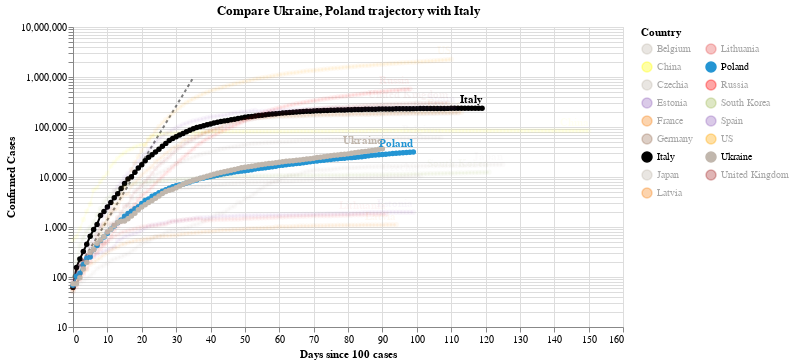

The notebook cell this image was saved under:
### Code cell
#hide_input
chart2 = make_since_chart(dff2, ['Ukraine', 'Poland'], baseline_countries)
chart2

### Figure 1 — Vega-Lite specification as saved in the notebook (floating-point values rounded to 4 significant figures; data arrays with more than 128 entries replaced by an {"elided": "..."} marker saying what was removed)
{"config": {"view": {"continuousWidth": 400, "continuousHeight": 300}}, "layer": [{"data": {"name": "data-628230001892d6798b50651be41d1b3e"}, "mark": {"type": "line", "color": "black", "opacity": 0.5, "strokeDash": [3, 3]}, "encoding": {"x": {"type": "quantitative", "field": "Days since 100 cases"}, "y": {"type": "quantitative", "field": "Confirmed Cases"}}}, {"data": {"name": "data-2f6817cfef0e8fa62a281af45e56b3cd"}, "mark": {"type": "line", "point": true}, "encoding": {"color": {"type": "nominal", "field": "Country", "legend": {"columns": 2}, "scale": {"domain": ["Belgium", "China", "Czechia", "Estonia", "France", "Germany", "Italy", "Japan", "Latvia", "Lithuania", "Poland", "Russia", "South Korea", "Spain", "US", "Ukraine", "United Kingdom"], "range": ["#C1B7AD", "yellow", "#C1B7AD", "#9467bd", "#F58518", "#9D755D", "black", "#C1B7AD", "#F58518", "#E45756", "#2495D3", "red", "#A1BA59", "#9467bd", "orange", "#C1B7AD", "brown"]}}, "opacity": {"condition": {"value": 1, "selection": "selector003"}, "value": 0.05}, "tooltip": [{"type": "nominal", "field": "Country"}, {"type": "temporal", "field": "Date"}, {"type": "quantitative", "field": "Confirmed Cases"}, {"type": "quantitative", "field": "Days since 100 cases"}], "x": {"type": "quantitative", "field": "Days since 100 cases"}, "y": {"type": "quantitative", "field": "Confirmed Cases", "scale": {"type": "log"}}}, "selection": {"selector003": {"type": "multi", "fields": ["Country"], "bind": "legend", "init": [{"Country": "Ukraine"}, {"Country": "Poland"}, {"Country": "Italy"}]}}, "width": 550}, {"data": {"name": "data-2f6817cfef0e8fa62a281af45e56b3cd"}, "mark": {"type": "text", "align": "right", "dy": -8, "fontWeight": "bold"}, "encoding": {"color": {"type": "nominal", "field": "Country", "legend": {"columns": 2}, "scale": {"domain": ["Belgium", "China", "Czechia", "Estonia", "France", "Germany", "Italy", "Japan", "Latvia", "Lithuania", "Poland", "Russia", "South Korea", "Spain", "US", "Ukraine", "United Kingdom"], "range": ["#C1B7AD", "yellow", "#C1B7AD", "#9467bd", "#F58518", "#9D755D", "black", "#C1B7AD", "#F58518", "#E45756", "#2495D3", "red", "#A1BA59", "#9467bd", "orange", "#C1B7AD", "brown"]}}, "opacity": {"condition": {"value": 1, "selection": "selector003"}, "value": 0.05}, "text": {"type": "nominal", "field": "Country"}, "tooltip": [{"type": "nominal", "field": "Country"}, {"type": "temporal", "field": "Date"}, {"type": "quantitative", "field": "Confirmed Cases"}, {"type": "quantitative", "field": "Days since 100 cases"}], "x": {"type": "quantitative", "field": "Days since 100 cases"}, "y": {"type": "quantitative", "field": "Confirmed Cases", "scale": {"type": "log"}}}, "transform": [{"filter": "(datum['Date'] >= 1592611200000)"}], "width": 550}], "title": "Compare Ukraine, Poland trajectory with Italy", "$schema": "https://vega.github.io/schema/vega-lite/v4.0.2.json", "datasets": {"data-628230001892d6798b50651be41d1b3e": [{"Days since 100 cases": 0, "Confirmed Cases": 100.0}, {"Days since 100 cases": 1, "Confirmed Cases": 130.0}, {"Days since 100 cases": 2, "Confirmed Cases": 169.0}, {"Days since 100 cases": 3, "Confirmed Cases": 219.7}, {"Days since 100 cases": 4, "Confirmed Cases": 285.6}, {"Days since 100 cases": 5, "Confirmed Cases": 371.3}, {"Days since 100 cases": 6, "Confirmed Cases": 482.7}, {"Days since 100 cases": 7, "Confirmed Cases": 627.5}, {"Days since 100 cases": 8, "Confirmed Cases": 815.7}, {"Days since 100 cases": 9, "Confirmed Cases": 1060.0}, {"Days since 100 cases": 10, "Confirmed Cases": 1379.0}, {"Days since 100 cases": 11, "Confirmed Cases": 1792.0}, {"Days since 100 cases": 12, "Confirmed Cases": 2330.0}, {"Days since 100 cases": 13, "Confirmed Cases": 3029.0}, {"Days since 100 cases": 14, "Confirmed Cases": 3937.0}, {"Days since 100 cases": 15, "Confirmed Cases": 5119.0}, {"Days since 100 cases": 16, "Confirmed Cases": 6654.0}, {"Days since 100 cases": 17, "Confirmed Cases": 8650.0}, {"Days since 100 cases": 18, "Confirmed Cases": 11250.0}, {"Days since 100 cases": 19, "Confirmed Cases": 14620.0}, {"Days since 100 cases": 20, "Confirmed Cases": 19000.0}, {"Days since 100 cases": 21, "Confirmed Cases": 24710.0}, {"Days since 100 cases": 22, "Confirmed Cases": 32120.0}, {"Days since 100 cases": 23, "Confirmed Cases": 41750.0}, {"Days since 100 cases": 24, "Confirmed Cases": 54280.0}, {"Days since 100 cases": 25, "Confirmed Cases": 70560.0}, {"Days since 100 cases": 26, "Confirmed Cases": 91730.0}, {"Days since 100 cases": 27, "Confirmed Cases": 119300.0}, {"Days since 100 cases": 28, "Confirmed Cases": 155000.0}, {"Days since 100 cases": 29, "Confirmed Cases": 201500.0}, {"Days since 100 cases": 30, "Confirmed Cases": 262000.0}, {"Days since 100 cases": 31, "Confirmed Cases": 340600.0}, {"Days since 100 cases": 32, "Confirmed Cases": 442800.0}, {"Days since 100 cases": 33, "Confirmed Cases": 575600.0}, {"Days since 100 cases": 34, "Confirmed Cases": 748300.0}, {"Days since 100 cases": 35, "Confirmed Cases": 972800.0}], "data-2f6817cfef0e8fa62a281af45e56b3cd": {"elided": "1866 records"}}}
